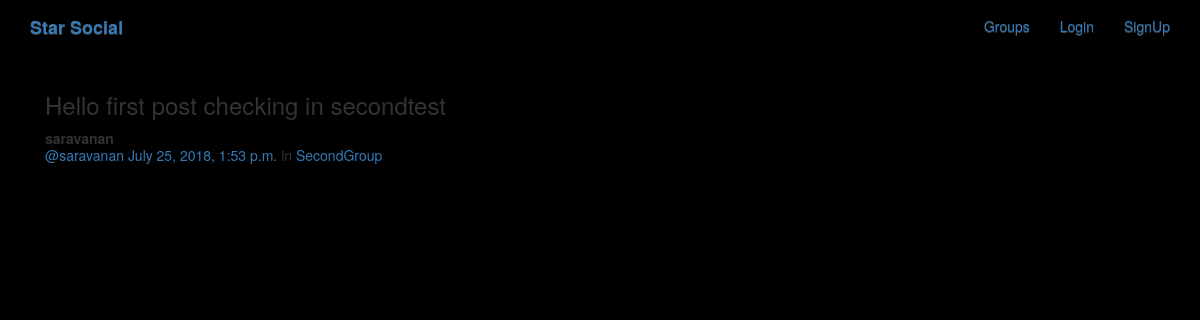
Page /posts/by/saravanan/5/ on the committed database.
### posts/models.py (models this page shows, shortened)
class Post(models.Model):
    user = models.ForeignKey(User,related_name='posts',on_delete=models.CASCADE,)
    created_at = models.DateTimeField(auto_now=True)
    message = models.TextField()
    message_html = models.TextField(editable=False)
    group = models.ForeignKey(Group,on_delete=models.CASCADE,related_name='posts',null=True,blank=True)
    class meta:
        ordering = ['-created_at']
        unique_together = ['user','message']

### groups/models.py (models this page shows, shortened)
class Group(models.Model):
    name = models.CharField(max_length=255,unique=True)
    slug = models.SlugField(allow_unicode=True,unique=True)
    description = models.TextField(blank=True,default='')
    description_html = models.TextField(editable=False,default='',blank=True)
    members = models.ManyToManyField(User,through='GroupMember')
    class Meta:
        ordering = ['name']

### posts/views.py (the view)
# urls.py: path('by/<username>/<int:pk>/',views.PostDetail.as_view(),name='single'),
class PostDetail(SelectRelatedMixin,generic.DetailView):
    model = models.Post
    select_related = ('user','group')
    def get_queryset(self):
        queryset = super().get_queryset()
        return queryset.filter(user__username__iexact=self.kwargs.get('username'))

### posts/templates/posts/post_detail.html
{% extends "posts/post_base.html" %}
{% block post_content %}
<div class="col-md-8">
    {% include "posts/_post.html" %}
</div>
{% endblock %}

### posts/templates/posts/_post.html (shortened to what this page needs)
<div class="post media">
        <h3>{{ post.message_html|safe }}</h3>
        <div class="media-body">
            <strong>{{ post.user.username }}</strong>
            <h5 class="media-heading">
                <span class="username"><a href="{% url 'posts:for_user' username=post.user.username %}">@{{ post.user.username }}</a></span>
                <time class="time"><a href="{% url 'posts:single' username=post.user.username pk=post.pk %}">{{ post.created_at }}</a></time>
                {% if post.group %}
                <span class="group-name">in <a href="#">{{ post.group.name }}</a></span>
                {% endif %}
            </h5>
        </div>
    </div>

### static/simplesocial/css/master.css (style rules this page uses)
body { background-color: #000000; margin: 0px; overflow: hidden; }

### rows in the picture
Post: message_html "Hello first post checking in secondtest", user.username "saravanan", created_at "July 25, 2018, 1:53 p.m.", group.name "SecondGroup"
